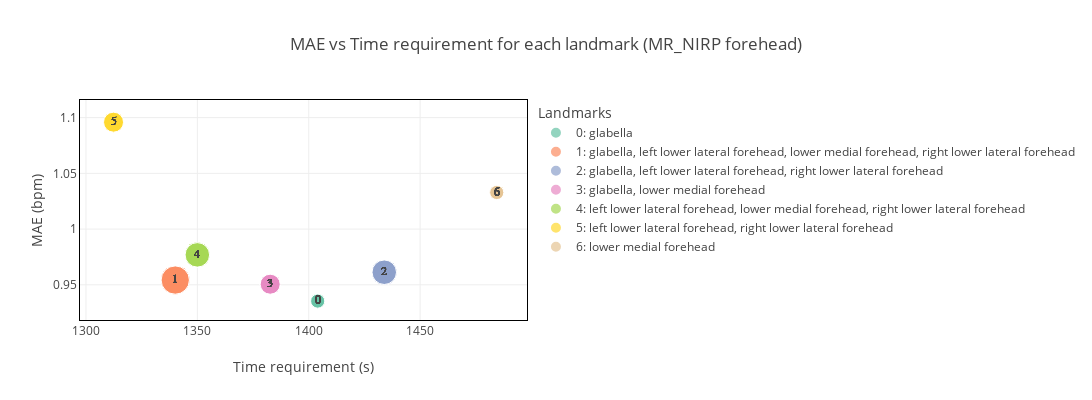

Write notebook code for a chart like this one.
### Markdown cell above
### Forehead

### Code cell
roi = 'forehead'
df = pd.read_hdf(f'../results/test_landmarks/h5/{dataset_name}/{dataset_name}_landmarks_in_roi.h5', key='df')\
        .query(f'ROI == "{roi}"')
# df = pd.read_hdf(f'../results/test_landmarks/h5/{dataset_name}/{dataset_name}_{roi}.h5', key='df')
df = pd.concat([df, df_each.query(f'ROI == "{roi}"')]).reset_index(drop=True)    
metric = 'MAE'

df, rankings = get_rankings_roi(df, dataset_name, metric)
fig, axs = plt.subplots(1,2,figsize=(15,3))
fig, axs = plot_bar_roi(df, rankings, roi, dataset_name, ncol=2, fig=fig, axs=axs)
plt.show()

fig, axs = plt.subplots(1,2,figsize=(12,4))
fig, axs = plot_box_roi(df, rankings, roi, dataset_name, ncol=1, fig=fig, axs=axs)
plt.show()

df1, fig = plot_bubble_roi(df, metric, dataset_name, roi, size=[1200,400])
fig.show()

# print the worst video landmarks combination
df.sort_values('MAE',ascending=False).groupby('video').head(1)[['method','dataset','videoFilename','landmarks','MAE','RMSE','PCC','video','score']]

### Figure 1 — Plotly figure (JSON) as saved in the notebook; plotly's stock layout.template omitted (floating-point values rounded to 4 significant figures)
{"data": [{"customdata": [["0: glabella"], ["0: glabella"], ["0: glabella"], ["0: glabella"], ["0: glabella"], ["0: glabella"], ["0: glabella"], ["0: glabella"], ["0: glabella"], ["0: glabella"], ["0: glabella"], ["0: glabella"], ["0: glabella"], ["0: glabella"], ["0: glabella"]], "hovertemplate": "Landmarks=%{customdata[0]}<br>Time requirement (s)=%{x}<br>MAE (bpm)=%{y}<br>Number of landmarks=%{marker.size}<br>landmarks_id=%{text}<extra></extra>", "legendgroup": "0: glabella", "marker": {"color": "rgb(102,194,165)", "size": [1, 1, 1, 1, 1, 1, 1, 1, 1, 1, 1, 1, 1, 1, 1], "sizemode": "area", "sizeref": 0.01, "symbol": "circle"}, "mode": "markers+text", "name": "0: glabella", "orientation": "v", "showlegend": true, "text": [0, 0, 0, 0, 0, 0, 0, 0, 0, 0, 0, 0, 0, 0, 0], "textfont": {"family": "Courier New", "size": 12}, "textposition": "middle center", "type": "scatter", "x": [1404.0, 1404.0, 1404.0, 1404.0, 1404.0, 1404.0, 1404.0, 1404.0, 1404.0, 1404.0, 1404.0, 1404.0, 1404.0, 1404.0, 1404.0], "xaxis": "x", "y": [0.9354, 0.9354, 0.9354, 0.9354, 0.9354, 0.9354, 0.9354, 0.9354, 0.9354, 0.9354, 0.9354, 0.9354, 0.9354, 0.9354, 0.9354], "yaxis": "y"}, {"customdata": [["1: glabella, left lower lateral forehead, lower medial forehead, right lower lateral forehead"], ["1: glabella, left lower lateral forehead, lower medial forehead, right lower lateral forehead"], ["1: glabella, left lower lateral forehead, lower medial forehead, right lower lateral forehead"], ["1: glabella, left lower lateral forehead, lower medial forehead, right lower lateral forehead"], ["1: glabella, left lower lateral forehead, lower medial forehead, right lower lateral forehead"], ["1: glabella, left lower lateral forehead, lower medial forehead, right lower lateral forehead"], ["1: glabella, left lower lateral forehead, lower medial forehead, right lower lateral forehead"], ["1: glabella, left lower lateral forehead, lower medial forehead, right lower lateral forehead"], ["1: glabella, left lower lateral forehead, lower medial forehead, right lower lateral forehead"], ["1: glabella, left lower lateral forehead, lower medial forehead, right lower lateral forehead"], ["1: glabella, left lower lateral forehead, lower medial forehead, right lower lateral forehead"], ["1: glabella, left lower lateral forehead, lower medial forehead, right lower lateral forehead"], ["1: glabella, left lower lateral forehead, lower medial forehead, right lower lateral forehead"], ["1: glabella, left lower lateral forehead, lower medial forehead, right lower lateral forehead"], ["1: glabella, left lower lateral forehead, lower medial forehead, right lower lateral forehead"]], "hovertemplate": "Landmarks=%{customdata[0]}<br>Time requirement (s)=%{x}<br>MAE (bpm)=%{y}<br>Number of landmarks=%{marker.size}<br>landmarks_id=%{text}<extra></extra>", "legendgroup": "1: glabella, left lower lateral forehead, lower medial forehead, right lower lateral forehead", "marker": {"color": "rgb(252,141,98)", "size": [4, 4, 4, 4, 4, 4, 4, 4, 4, 4, 4, 4, 4, 4, 4], "sizemode": "area", "sizeref": 0.01, "symbol": "circle"}, "mode": "markers+text", "name": "1: glabella, left lower lateral forehead, lower medial forehead, right lower lateral forehead", "orientation": "v", "showlegend": true, "text": [1, 1, 1, 1, 1, 1, 1, 1, 1, 1, 1, 1, 1, 1, 1], "textfont": {"family": "Courier New", "size": 12}, "textposition": "middle center", "type": "scatter", "x": [1340.0, 1340.0, 1340.0, 1340.0, 1340.0, 1340.0, 1340.0, 1340.0, 1340.0, 1340.0, 1340.0, 1340.0, 1340.0, 1340.0, 1340.0], "xaxis": "x", "y": [0.9543, 0.9543, 0.9543, 0.9543, 0.9543, 0.9543, 0.9543, 0.9543, 0.9543, 0.9543, 0.9543, 0.9543, 0.9543, 0.9543, 0.9543], "yaxis": "y"}, {"customdata": [["2: glabella, left lower lateral forehead, right lower lateral forehead"], ["2: glabella, left lower lateral forehead, right lower lateral forehead"], ["2: glabella, left lower lateral forehead, right lower lateral forehead"], ["2: glabella, left lower lateral forehead, right lower lateral forehead"], ["2: glabella, left lower lateral forehead, right lower lateral forehead"], ["2: glabella, left lower lateral forehead, right lower lateral forehead"], ["2: glabella, left lower lateral forehead, right lower lateral forehead"], ["2: glabella, left lower lateral forehead, right lower lateral forehead"], ["2: glabella, left lower lateral forehead, right lower lateral forehead"], ["2: glabella, left lower lateral forehead, right lower lateral forehead"], ["2: glabella, left lower lateral forehead, right lower lateral forehead"], ["2: glabella, left lower lateral forehead, right lower lateral forehead"], ["2: glabella, left lower lateral forehead, right lower lateral forehead"], ["2: glabella, left lower lateral forehead, right lower lateral forehead"], ["2: glabella, left lower lateral forehead, right lower lateral forehead"]], "hovertemplate": "Landmarks=%{customdata[0]}<br>Time requirement (s)=%{x}<br>MAE (bpm)=%{y}<br>Number of landmarks=%{marker.size}<br>landmarks_id=%{text}<extra></extra>", "legendgroup": "2: glabella, left lower lateral forehead, right lower lateral forehead", "marker": {"color": "rgb(141,160,203)", "size": [3, 3, 3, 3, 3, 3, 3, 3, 3, 3, 3, 3, 3, 3, 3], "sizemode": "area", "sizeref": 0.01, "symbol": "circle"}, "mode": "markers+text", "name": "2: glabella, left lower lateral forehead, right lower lateral forehead", "orientation": "v", "showlegend": true, "text": [2, 2, 2, 2, 2, 2, 2, 2, 2, 2, 2, 2, 2, 2, 2], "textfont": {"family": "Courier New", "size": 12}, "textposition": "middle center", "type": "scatter", "x": [1434.0, 1434.0, 1434.0, 1434.0, 1434.0, 1434.0, 1434.0, 1434.0, 1434.0, 1434.0, 1434.0, 1434.0, 1434.0, 1434.0, 1434.0], "xaxis": "x", "y": [0.9613, 0.9613, 0.9613, 0.9613, 0.9613, 0.9613, 0.9613, 0.9613, 0.9613, 0.9613, 0.9613, 0.9613, 0.9613, 0.9613, 0.9613], "yaxis": "y"}, {"customdata": [["3: glabella, lower medial forehead"], ["3: glabella, lower medial forehead"], ["3: glabella, lower medial forehead"], ["3: glabella, lower medial forehead"], ["3: glabella, lower medial forehead"], ["3: glabella, lower medial forehead"], ["3: glabella, lower medial forehead"], ["3: glabella, lower medial forehead"], ["3: glabella, lower medial forehead"], ["3: glabella, lower medial forehead"], ["3: glabella, lower medial forehead"], ["3: glabella, lower medial forehead"], ["3: glabella, lower medial forehead"], ["3: glabella, lower medial forehead"], ["3: glabella, lower medial forehead"]], "hovertemplate": "Landmarks=%{customdata[0]}<br>Time requirement (s)=%{x}<br>MAE (bpm)=%{y}<br>Number of landmarks=%{marker.size}<br>landmarks_id=%{text}<extra></extra>", "legendgroup": "3: glabella, lower medial forehead", "marker": {"color": "rgb(231,138,195)", "size": [2, 2, 2, 2, 2, 2, 2, 2, 2, 2, 2, 2, 2, 2, 2], "sizemode": "area", "sizeref": 0.01, "symbol": "circle"}, "mode": "markers+text", "name": "3: glabella, lower medial forehead", "orientation": "v", "showlegend": true, "text": [3, 3, 3, 3, 3, 3, 3, 3, 3, 3, 3, 3, 3, 3, 3], "textfont": {"family": "Courier New", "size": 12}, "textposition": "middle center", "type": "scatter", "x": [1383.0, 1383.0, 1383.0, 1383.0, 1383.0, 1383.0, 1383.0, 1383.0, 1383.0, 1383.0, 1383.0, 1383.0, 1383.0, 1383.0, 1383.0], "xaxis": "x", "y": [0.9505, 0.9505, 0.9505, 0.9505, 0.9505, 0.9505, 0.9505, 0.9505, 0.9505, 0.9505, 0.9505, 0.9505, 0.9505, 0.9505, 0.9505], "yaxis": "y"}, {"customdata": [["4: left lower lateral forehead, lower medial forehead, right lower lateral forehead"], ["4: left lower lateral forehead, lower medial forehead, right lower lateral forehead"], ["4: left lower lateral forehead, lower medial forehead, right lower lateral forehead"], ["4: left lower lateral forehead, lower medial forehead, right lower lateral forehead"], ["4: left lower lateral forehead, lower medial forehead, right lower lateral forehead"], ["4: left lower lateral forehead, lower medial forehead, right lower lateral forehead"], ["4: left lower lateral forehead, lower medial forehead, right lower lateral forehead"], ["4: left lower lateral forehead, lower medial forehead, right lower lateral forehead"], ["4: left lower lateral forehead, lower medial forehead, right lower lateral forehead"], ["4: left lower lateral forehead, lower medial forehead, right lower lateral forehead"], ["4: left lower lateral forehead, lower medial forehead, right lower lateral forehead"], ["4: left lower lateral forehead, lower medial forehead, right lower lateral forehead"], ["4: left lower lateral forehead, lower medial forehead, right lower lateral forehead"], ["4: left lower lateral forehead, lower medial forehead, right lower lateral forehead"], ["4: left lower lateral forehead, lower medial forehead, right lower lateral forehead"]], "hovertemplate": "Landmarks=%{customdata[0]}<br>Time requirement (s)=%{x}<br>MAE (bpm)=%{y}<br>Number of landmarks=%{marker.size}<br>landmarks_id=%{text}<extra></extra>", "legendgroup": "4: left lower lateral forehead, lower medial forehead, right lower lateral forehead", "marker": {"color": "rgb(166,216,84)", "size": [3, 3, 3, 3, 3, 3, 3, 3, 3, 3, 3, 3, 3, 3, 3], "sizemode": "area", "sizeref": 0.01, "symbol": "circle"}, "mode": "markers+text", "name": "4: left lower lateral forehead, lower medial forehead, right lower lateral forehead", "orientation": "v", "showlegend": true, "text": [4, 4, 4, 4, 4, 4, 4, 4, 4, 4, 4, 4, 4, 4, 4], "textfont": {"family": "Courier New", "size": 12}, "textposition": "middle center", "type": "scatter", "x": [1350.0, 1350.0, 1350.0, 1350.0, 1350.0, 1350.0, 1350.0, 1350.0, 1350.0, 1350.0, 1350.0, 1350.0, 1350.0, 1350.0, 1350.0], "xaxis": "x", "y": [0.9769, 0.9769, 0.9769, 0.9769, 0.9769, 0.9769, 0.9769, 0.9769, 0.9769, 0.9769, 0.9769, 0.9769, 0.9769, 0.9769, 0.9769], "yaxis": "y"}, {"customdata": [["5: left lower lateral forehead, right lower lateral forehead"], ["5: left lower lateral forehead, right lower lateral forehead"], ["5: left lower lateral forehead, right lower lateral forehead"], ["5: left lower lateral forehead, right lower lateral forehead"], ["5: left lower lateral forehead, right lower lateral forehead"], ["5: left lower lateral forehead, right lower lateral forehead"], ["5: left lower lateral forehead, right lower lateral forehead"], ["5: left lower lateral forehead, right lower lateral forehead"], ["5: left lower lateral forehead, right lower lateral forehead"], ["5: left lower lateral forehead, right lower lateral forehead"], ["5: left lower lateral forehead, right lower lateral forehead"], ["5: left lower lateral forehead, right lower lateral forehead"], ["5: left lower lateral forehead, right lower lateral forehead"], ["5: left lower lateral forehead, right lower lateral forehead"], ["5: left lower lateral forehead, right lower lateral forehead"]], "hovertemplate": "Landmarks=%{customdata[0]}<br>Time requirement (s)=%{x}<br>MAE (bpm)=%{y}<br>Number of landmarks=%{marker.size}<br>landmarks_id=%{text}<extra></extra>", "legendgroup": "5: left lower lateral forehead, right lower lateral forehead", "marker": {"color": "rgb(255,217,47)", "size": [2, 2, 2, 2, 2, 2, 2, 2, 2, 2, 2, 2, 2, 2, 2], "sizemode": "area", "sizeref": 0.01, "symbol": "circle"}, "mode": "markers+text", "name": "5: left lower lateral forehead, right lower lateral forehead", "orientation": "v", "showlegend": true, "text": [5, 5, 5, 5, 5, 5, 5, 5, 5, 5, 5, 5, 5, 5, 5], "textfont": {"family": "Courier New", "size": 12}, "textposition": "middle center", "type": "scatter", "x": [1312.0, 1312.0, 1312.0, 1312.0, 1312.0, 1312.0, 1312.0, 1312.0, 1312.0, 1312.0, 1312.0, 1312.0, 1312.0, 1312.0, 1312.0], "xaxis": "x", "y": [1.096, 1.096, 1.096, 1.096, 1.096, 1.096, 1.096, 1.096, 1.096, 1.096, 1.096, 1.096, 1.096, 1.096, 1.096], "yaxis": "y"}, {"customdata": [["6: lower medial forehead"], ["6: lower medial forehead"], ["6: lower medial forehead"], ["6: lower medial forehead"], ["6: lower medial forehead"], ["6: lower medial forehead"], ["6: lower medial forehead"], ["6: lower medial forehead"], ["6: lower medial forehead"], ["6: lower medial forehead"], ["6: lower medial forehead"], ["6: lower medial forehead"], ["6: lower medial forehead"], ["6: lower medial forehead"], ["6: lower medial forehead"]], "hovertemplate": "Landmarks=%{customdata[0]}<br>Time requirement (s)=%{x}<br>MAE (bpm)=%{y}<br>Number of landmarks=%{marker.size}<br>landmarks_id=%{text}<extra></extra>", "legendgroup": "6: lower medial forehead", "marker": {"color": "rgb(229,196,148)", "size": [1, 1, 1, 1, 1, 1, 1, 1, 1, 1, 1, 1, 1, 1, 1], "sizemode": "area", "sizeref": 0.01, "symbol": "circle"}, "mode": "markers+text", "name": "6: lower medial forehead", "orientation": "v", "showlegend": true, "text": [6, 6, 6, 6, 6, 6, 6, 6, 6, 6, 6, 6, 6, 6, 6], "textfont": {"family": "Courier New", "size": 12}, "textposition": "middle center", "type": "scatter", "x": [1484.0, 1484.0, 1484.0, 1484.0, 1484.0, 1484.0, 1484.0, 1484.0, 1484.0, 1484.0, 1484.0, 1484.0, 1484.0, 1484.0, 1484.0], "xaxis": "x", "y": [1.033, 1.033, 1.033, 1.033, 1.033, 1.033, 1.033, 1.033, 1.033, 1.033, 1.033, 1.033, 1.033, 1.033, 1.033], "yaxis": "y"}], "layout": {"height": 400, "legend": {"itemsizing": "constant", "title": {"text": "Landmarks"}, "tracegroupgap": 0}, "title": {"text": "MAE vs Time requirement for each landmark (MR_NIRP forehead)"}, "width": 1200, "xaxis": {"anchor": "y", "domain": [0, 1], "linecolor": "black", "mirror": true, "showline": true, "title": {"text": "Time requirement (s)"}}, "yaxis": {"anchor": "x", "domain": [0, 1], "linecolor": "black", "mirror": true, "showline": true, "title": {"text": "MAE (bpm)"}}}}
